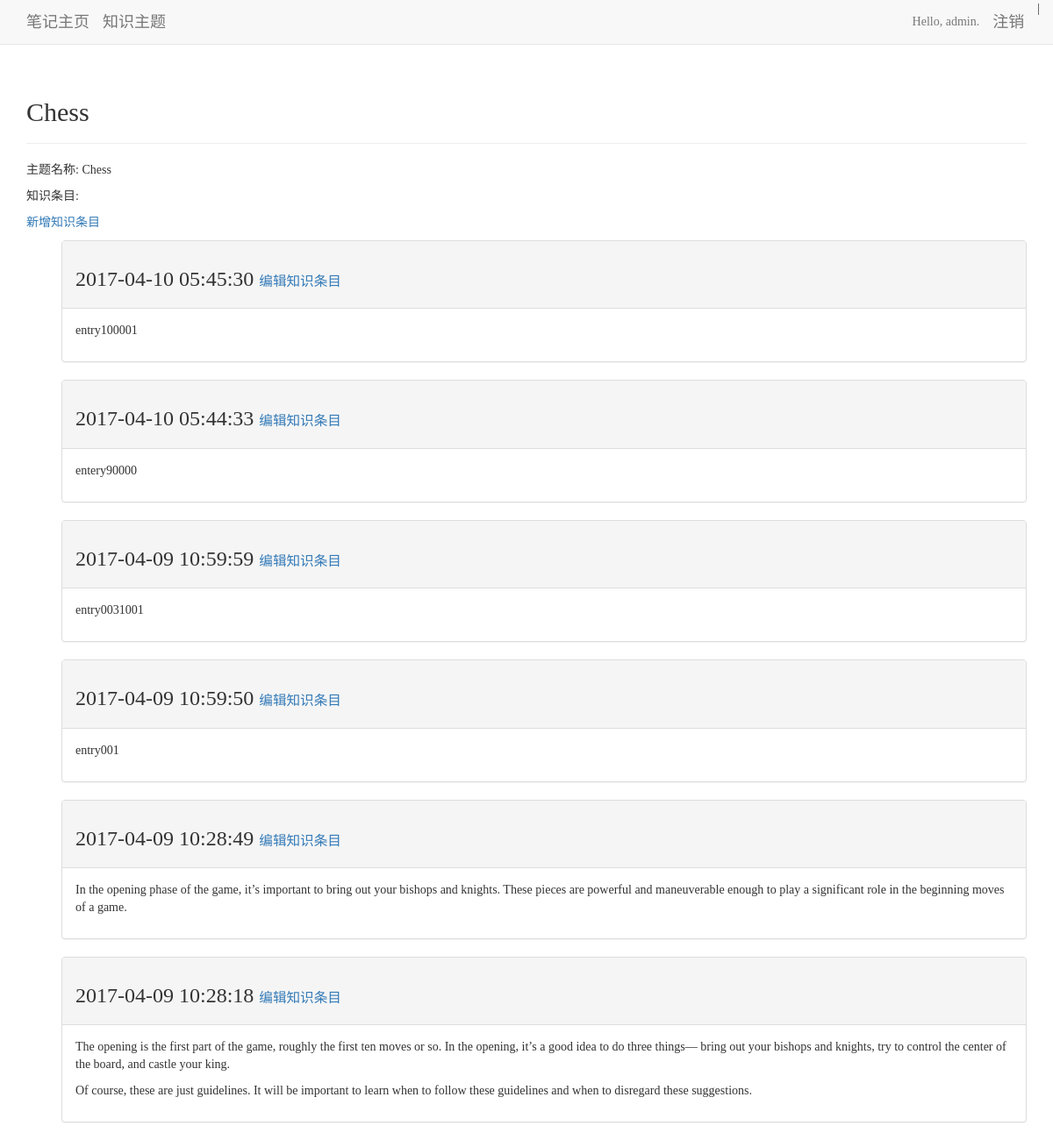
The page /topics/1/ (signed in) on the database its author committed.
### learning_logs/models.py (models this page shows, shortened)
class Topic(models.Model):
    text = models.CharField(max_length=200)
    date_added = models.DateTimeField(auto_now_add=True)
    description = models.CharField(max_length=200)
    owner = models.ForeignKey(User)
    def __str__(self):
        return self.text

class Entry(models.Model):
    topic = models.ForeignKey(Topic)
    text = models.TextField()
    date_added = models.DateTimeField(auto_now_add=True)
    class Meta:
        verbose_name_plural = 'entries'

### learning_logs/views.py (the view)
# urls.py: url(r'^topics/(?P<topic_id>\d+)/$', views.topic, name='topic'),
@login_required
def topic(request, topic_id):
    topic = Topic.objects.get(id=topic_id)
    if topic.owner != request.user:
        raise Http404
    entries = topic.entry_set.order_by('-date_added')
    context = {'topic': topic, 'entries': entries}
    return render(request, 'learning_logs/topic.html', context)

### learning_logs/templates/learning_logs/topic.html
{% extends 'learning_logs/base.html' %}
{% block header %}
    <h2>{{ topic }}</h2>
{% endblock header %}
{% block content %}
    <p>主题名称: {{ topic }}</p>
    <p>知识条目:</p>
    <p>
        <a href="{% url 'learning_logs:new_entry' topic.id %}">新增知识条目</a>
    </p>
    <ul>
        {% for entry in entries %}
            <div class="panel panel-default">
                <div class="panel-heading">
                    <h3>
                        {{ entry.date_added|date:"Y-m-d H:i:s" }}
                        <small>
                            <a href="{% url 'learning_logs:edit_entry' entry.id %}">
                                编辑知识条目</a>
                        </small>
                    </h3>
                </div>
                <div class="panel-body">
                    {{ entry.text|linebreaks }}
                </div>
            </div>
            {% empty %}
            <li>
                There are no entries for this topic yet.
            </li>
        {% endfor %}
    </ul>
{% endblock content %}

### learning_logs/templates/learning_logs/base.html (shortened to what this page needs)
{% load bootstrap3 %}
<!DOCTYPE html>
<html lang="en">
    <head>
        {% bootstrap_css %}
        {% load static %}
        <link rel="stylesheet" type="text/css" href="{% static 'learning_logs/css/custom.css' %}" />
    </head>
    <body>
        <nav class="navbar navbar-default navbar-static-top">
            <div class="container">
                <div class="navbar-header">
                    <a class="navbar-brand" href="{% url 'learning_logs:index' %}">
                        笔记主页</a>
                </div>
                <div id="navbar" class="navbar-collapse collapse">
                    <ul class="nav navbar-nav">
                        <li><a class="navbar-brand" href="{% url 'learning_logs:topics' %}">知识主题</a></li>
                    </ul>
                    <ul class="nav navbar-nav navbar-right">
                        {% if user.is_authenticated %}
                            <li><a>Hello, {{ user.username }}.</a></li>
                            <li><a class="navbar-brand" href="{% url 'users:logout' %}">注销</a></li>
                        {% else %}
                            <li><a class="navbar-brand" href="{% url 'users:register' %}">注册</a></li>
                            <li><a class="navbar-brand" href="{% url 'users:login' %}">登录</a></li>
                        {% endif %}
    |               </ul>
                </div>
            </div>
        </nav>
        <div class="container">
            <div class="page-header">
                {% block header %}{% endblock header %}
            </div>
            <div>
                {% block content %}{% endblock content %}
            </div>
        </div>
    </body>
</html>

### learning_logs/static/learning_logs/css/custom.css (style rules this page uses)
body { font-family: "Microsoft YaHei" }

### rows shown on the page
Topic: text "Chess"
Entry: date_added "2017-04-10 05:45:30", text "entry100001"
Entry: date_added "2017-04-10 05:44:33", text "entery90000"
Entry: date_added "2017-04-09 10:59:59", text "entry0031001"
Entry: date_added "2017-04-09 10:59:50", text "entry001"
Entry: date_added "2017-04-09 10:28:49", text "In the opening phase of the game, it’s important to bring out your bishops and knights. These pieces are powerful and maneuverable enough to play a significant role in the beginning moves of a game."
Entry: date_added "2017-04-09 10:28:18", text "The opening is the first part of the game, roughly the first ten moves or so. In the opening, it’s a good idea to do three things— bring out your bishops and knights, try to control the center of the board, and castle your king. Of course, these are just guidelines. It will be important to learn when to follow these guidelines and when to disregard these suggestions."

### other values the page prints
{{ user.username }} "admin"
